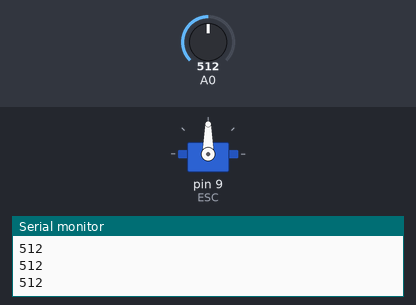
This sketch was run on a simulated Arduino Uno, built with avr-gcc and run on an emulated ATmega328P. Parts: servo, the last lines printed to the serial monitor. Inputs (shaded band) come from the test bench; at power-on: A0 = 512.

Above: at 1.2 s.
1.3 s: A0 set to 716
At 2.2 s:
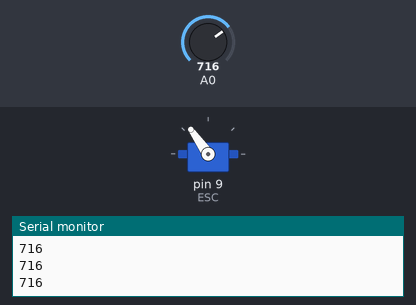
2.8 s: A0 set to 900
At 3.4 s:
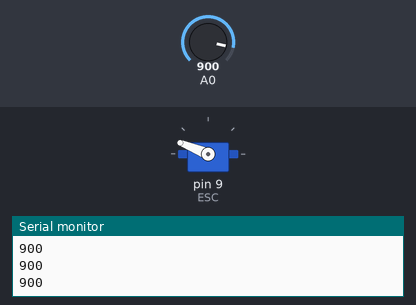
4.3 s: A0 set to 1023
At 5.5 s:
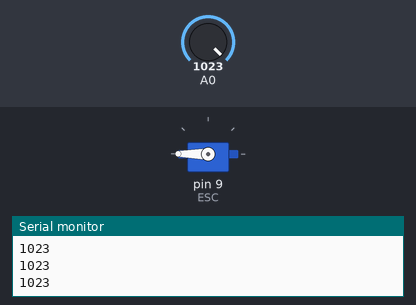
5.8 s: A0 set to 306
At 7.0 s:
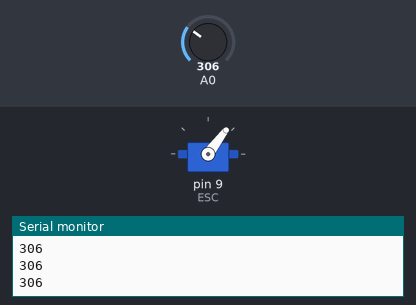
7.3 s: A0 set to 122
At 8.0 s:
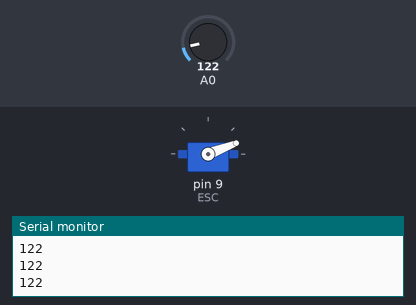
8.8 s: A0 set to 0
At 10.2 s:
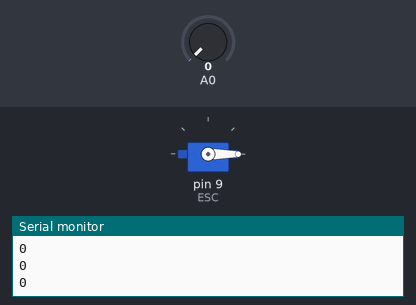
Timing chart, 0 to 11.3 s (numbered marks = the images above; inputs shaded):
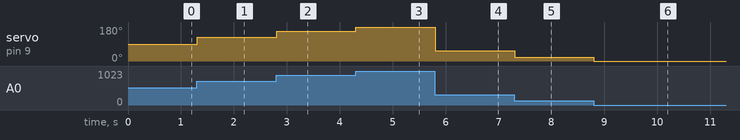

Measured:
- after the input at 1.3 s, servo on pin 9 (ESC): 90° → 125° at once
- after the input at 2.8 s, servo on pin 9 (ESC): 125° → 158° at once
- after the input at 4.3 s, servo on pin 9 (ESC): 158° → 180° at once
- after the input at 5.8 s, servo on pin 9 (ESC): 180° → 53° at once
- after the input at 7.3 s, servo on pin 9 (ESC): 53° → 21° at once
- after the input at 8.8 s, servo on pin 9 (ESC): 21° → 0° at once

The sketch:

BLDC_Test_Arduino.ino
```cpp
#include <Servo.h>
Servo ESC;
int potval;

void setup() {
  ESC.attach(9,2000,8000);
  Serial.begin(9600);
}

void loop() {
  potval = analogRead(A0);
  Serial.println(potval);
  potval = map(potval,0,1023,0,180);
  ESC.write(potval);
}
```
